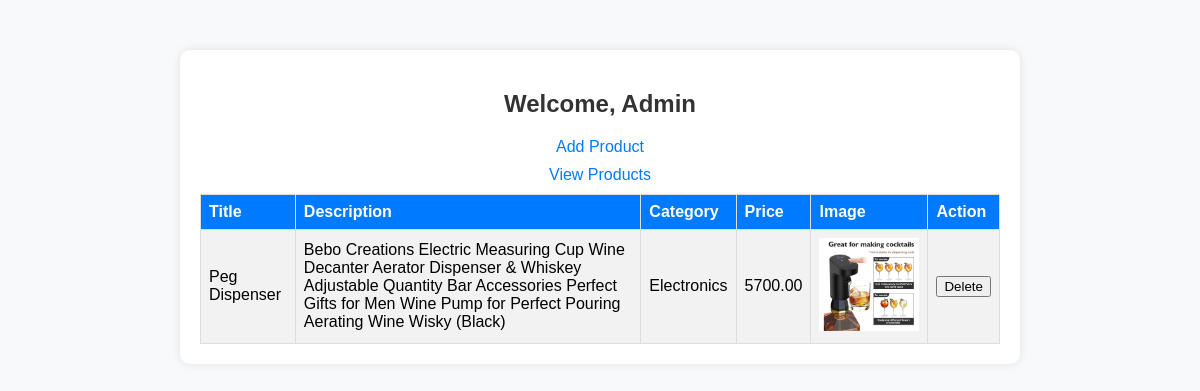
The app's page /admin-panel.php (signed in) with its own data.
### tables this page shows
CREATE TABLE `products` (
  `id` int(11) NOT NULL,
  `image_path` varchar(255) NOT NULL,
  `title` varchar(255) NOT NULL,
  `description` text NOT NULL,
  `category` varchar(50) NOT NULL,
  `price` decimal(10,2) NOT NULL,
  `affiliate_link` varchar(255) NOT NULL,
  `image_data` longblob DEFAULT NULL
);

### admin-panel.php (the view, shortened to what this page needs)
<?php
include_once "db_connection.php";
$sql = "SELECT * FROM products";
$result = $conn->query($sql);
if ($result->num_rows > 0) {
    $products = $result->fetch_all(MYSQLI_ASSOC);
} else {
    $products = [];
}
?>
<!DOCTYPE html>
<html lang="en">
<head>
</head>
<body>
    <div class="container">
        <h2>Welcome, Admin</h2>
        <a href="add-product.php">Add Product</a>
        <a href="index.php">View Products</a>
        <table>
            <tr>
                <th>Title</th>
                <th>Description</th>
                <th>Category</th>
                <th>Price</th>
                <th>Image</th>
                <th>Action</th>
            </tr>
            <?php foreach ($products as $product) : ?>
                <tr>
                    <td><?php echo $product['title']; ?></td>
                    <td><?php echo $product['description']; ?></td>
                    <td><?php echo $product['category']; ?></td>
                    <td><?php echo $product['price']; ?></td>
                    <td><?php if (!empty($product['image_path'])) : ?><img src="<?php echo $product['image_path']; ?>" alt="Product Image" class="product-image"><?php endif; ?></td>
                    <td>
                        <button onclick="confirmDelete(<?php echo $product['id']; ?>)">Delete</button>
                    </td>
                </tr>
            <?php endforeach; ?>
        </table>
    </div>
</body>
</html>

### admin-panel.php (style rules this page uses)
body { font-family: Arial, sans-serif; background-color: #f8f9fa; margin: 0; padding: 0; }
.container { max-width: 800px; margin: 50px auto; background-color: #fff; border-radius: 10px; padding: 20px; box-shadow: 0px 0px 10px rgba(0, 0, 0, 0.1); }
h2 { text-align: center; color: #333; }
a { display: block; margin-bottom: 10px; text-align: center; text-decoration: none; color: #007bff; }
table { width: 100%; border-collapse: collapse; }
th, td { border: 1px solid #ddd; padding: 8px; text-align: left; }
th { background-color: #007bff; color: white; }
tr:nth-child(even) { background-color: #f2f2f2; }
.product-image { max-width: 100px; max-height: 100px; }

### records on screen
products: title "Peg Dispenser", description "Bebo Creations Electric Measuring Cup Wine Decanter Aerator Dispenser & Whiskey Adjustable Quantity Bar Accessories Perfect Gifts for Men Wine Pump for Perfect Pouring Aerating Wine Wisky (Black)", category "Electronics", price "5700.00", image_path (picture)
